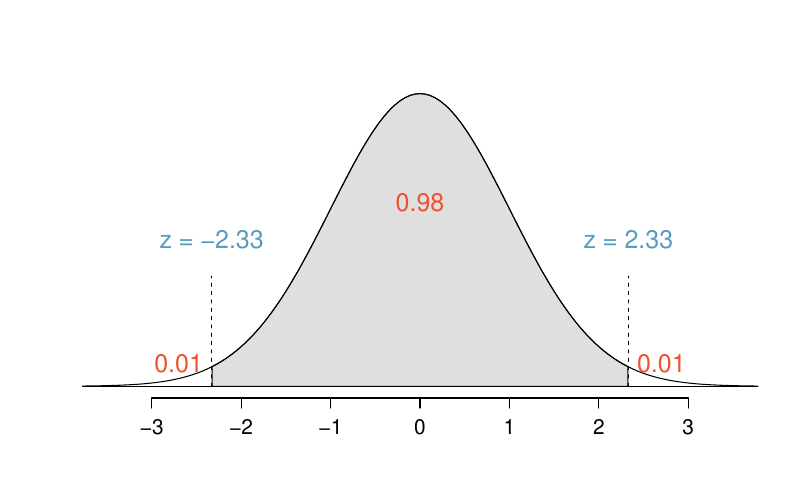

R code for this plot:
library(openintro)

pdf("middle98.pdf", width = 8, height = 5)
normTail(M = c(-2.33,2.33), col = COL[6,4], cex.axis = 1.25)
text(x = 0, y = 0.25, "0.98", col = COL[4], cex = 1.5)
lines(x = c(-2.33,-2.33), y = c(0, 0.15), lty = 2)
lines(x = c(2.33,2.33), y = c(0, 0.15), lty = 2)
text(x = -2.33, y = 0.20, "z = -2.33", col = COL[1], cex = 1.5)
text(x = 2.33, y = 0.20, "z = 2.33", col = COL[1], cex = 1.5)
text(x = -2.7, y = 0.03, "0.01", col = COL[4], cex = 1.5)
text(x = 2.7, y = 0.03, "0.01", col = COL[4], cex = 1.5)
dev.off()